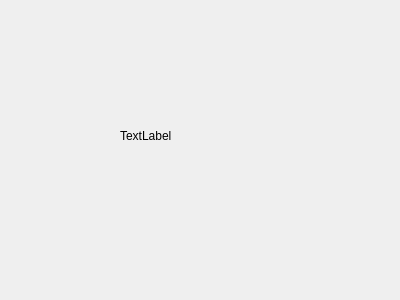
<?xml version="1.0" encoding="UTF-8"?>
<ui version="4.0">
 <class>Dialog</class>
 <widget class="QDialog" name="Dialog">
  <property name="geometry">
   <rect>
    <x>0</x>
    <y>0</y>
    <width>400</width>
    <height>300</height>
   </rect>
  </property>
  <property name="windowTitle">
   <string>Dialog</string>
  </property>
  <widget class="QLabel" name="label">
   <property name="geometry">
    <rect>
     <x>120</x>
     <y>90</y>
     <width>121</width>
     <height>91</height>
    </rect>
   </property>
   <property name="text">
    <string>TextLabel</string>
   </property>
  </widget>
 </widget>
 <resources/>
 <connections/>
</ui>
